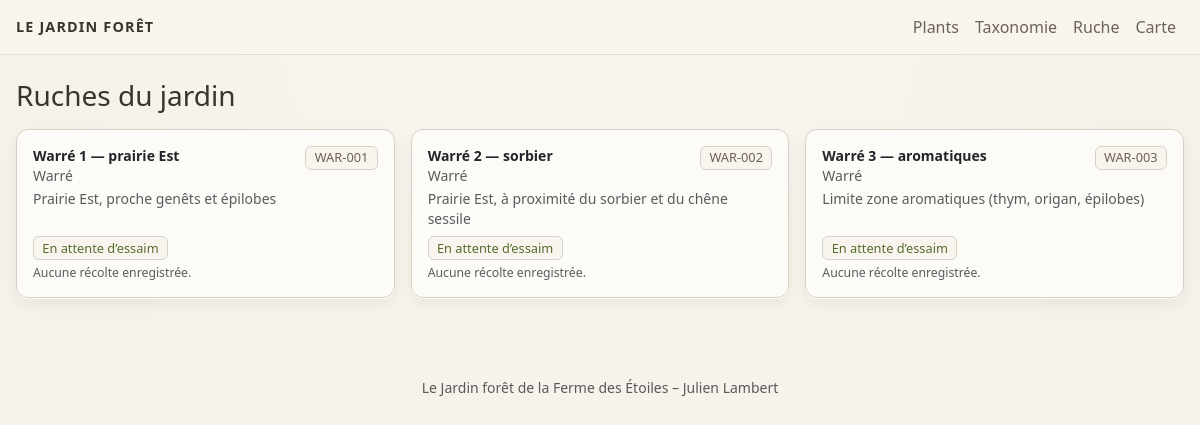
Page /hives on the committed database.
### tables this page shows
CREATE TABLE hives (
    id INTEGER PRIMARY KEY AUTOINCREMENT,
    code TEXT NOT NULL UNIQUE,       -- ex: WAR-001
    name TEXT,                       -- ex: Ruche de la prairie Est
    hive_type TEXT,                  -- Warré, Dadant, TBH…
    location_label TEXT,             -- description textuelle
    latitude REAL,
    longitude REAL,
    altitude REAL,
    year_installed INTEGER,          -- année d’installation de la ruche (pas forcément de la colonie)
    status TEXT,                     -- en attente d’essaim / en production / en hivernage / morte…
    notes TEXT
, bee_breed TEXT, queen_year INTEGER, origin TEXT);

### app.py (the view)
@app.route("/hives")
def hives_list():
    db = get_db()
    hives = db.execute(
        """
        SELECT
            h.id,
            h.code,
            h.name,
            h.hive_type,
            h.location_label,
            h.status,
            h.bee_breed AS bee_strain,   -- <<< alias pour le template
            h.queen_year,
            h.origin,
            COUNT(DISTINCT i.id) AS inspections_count,
            COALESCE(SUM(ha.weight_kg), 0) AS honey_kg
        FROM hives AS h
        LEFT JOIN hive_inspections AS i
            ON i.hive_id = h.id
        LEFT JOIN hive_harvests AS ha
            ON ha.hive_id = h.id
        GROUP BY
            h.id,
            h.code,
            h.name,
            h.hive_type,
            h.location_label,
            h.status,
            h.bee_breed,
            h.queen_year,
            h.origin
        ORDER BY h.code
        """
    ).fetchall()
    return render_template("hives_list.html", hives=hives)

### app.py (called while the page is built)
def get_db():
    if "db" not in g:
        g.db = sqlite3.connect(DB_PATH)
        g.db.row_factory = sqlite3.Row  # accès par nom de colonne
    return g.db

### templates/hives_list.html (shortened to what this page needs)
{% extends "base.html" %}
{% block content %}
<h1 class="h3 mb-3">Ruches du jardin</h1>
{% if hives %}
  <div class="row row-cols-1 row-cols-md-2 row-cols-lg-3 g-3">
    {% for h in hives %}
      <div class="col">
        <a href="{{ url_for('hive_detail', hive_id=h['id']) }}"
           class="text-decoration-none text-reset">
          <div class="card shadow-soft h-100">
            <div class="card-body small d-flex flex-column">
              <div class="d-flex justify-content-between align-items-start mb-1">
                <div>
                  <div class="fw-semibold">
                    {{ h["name"] or ("Ruche " ~ h["code"]) }}
                  </div>
                  <div class="text-muted">
                    {{ h["hive_type"] or "Type à préciser" }}
                  </div>
                </div>
                <span class="badge bg-outline">
                  {{ h["code"] }}
                </span>
              </div>
              {% if h["location_label"] %}
                <p class="mb-2 text-muted">
                  {{ h["location_label"] }}
                </p>
              {% endif %}
              <div class="mt-auto small text-muted">
                {% if h["status"] %}
                  <span class="badge bg-tag me-1 mb-1">
                    {{ h["status"] }}
                  </span>
                {% endif %}
                {% if h["harvest_count"] and h["harvest_count"] > 0 %}
                  <br>
                  Miel cumulé :
                  {{ "%.1f"|format(h["total_honey_kg"] or 0) }} kg
                  ({{ h["harvest_count"] }} récolte{% if h["harvest_count"] > 1 %}s{% endif %})
                {% else %}
                  <br>
                  Aucune récolte enregistrée.
                {% endif %}
              </div>
            </div>
          </div>
        </a>
      </div>
    {% endfor %}
  </div>
{% else %}
  <p class="text-muted fst-italic">
    Aucune ruche enregistrée pour l’instant.
  </p>
{% endif %}
{% endblock %}

### static/style.css (style rules this page uses)
:root { --paper: #f6f2ea; --paper-deep: #e6dfd2; --card-bg: #fdfbf7; --ink: #38342e; --ink-soft: #6b6258; --green-fern: #556b2f; --green-soft: #cfd7c6; --green-line: #7a8b64; --brown-ink: #7b5e4a; --brown-soft: #b09580; --border-soft: #d9d1c5; }
body { min-height: 100vh; background: radial-gradient(circle at top, #faf5ee 0, var(--paper) 55%); color: var(--ink); font-family: system-ui, -apple-system, "Segoe UI", Roboto, sans-serif; font-size: 16px; line-height: 1.4; }
a { color: var(--green-fern); }
.shadow-soft { background-color: var(--card-bg); border-radius: 0.75rem; border: 1px solid var(--border-soft); box-shadow: 0 1px 0 rgba(255, 255, 255, 0.8), 0 6px 16px rgba(0, 0, 0, 0.06); }
.badge { font-weight: 500; font-size: 0.8rem; }
.badge.bg-outline { border: 1px solid var(--border-soft); background-color: #f9f5ee; color: var(--ink-soft); }
.badge.bg-tag { background-color: #f9f5ee; border: 1px solid var(--green-soft); color: var(--green-fern); }

### templates/base.html (style rules this page uses)
body { background-color: #f6f2ea; }

### rows in the picture
hives: name "Warré 1 — prairie Est", hive_type "Warré", code "WAR-001", location_label "Prairie Est, proche genêts et épilobes", status "En attente d’essaim"
hives: name "Warré 2 — sorbier", hive_type "Warré", code "WAR-002", location_label "Prairie Est, à proximité du sorbier et du chêne sessile", status "En attente d’essaim"
hives: name "Warré 3 — aromatiques", hive_type "Warré", code "WAR-003", location_label "Limite zone aromatiques (thym, origan, épilobes)", status "En attente d’essaim"
